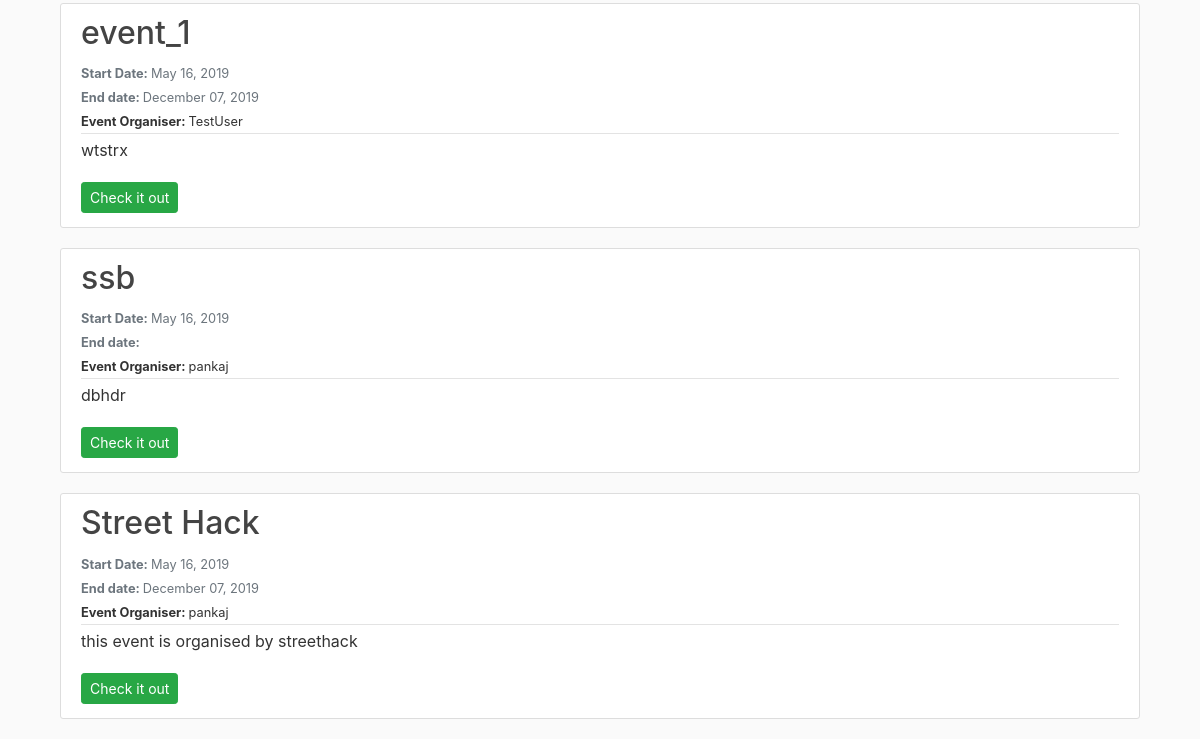
Page /home/ (lower part) on the earlier database version.
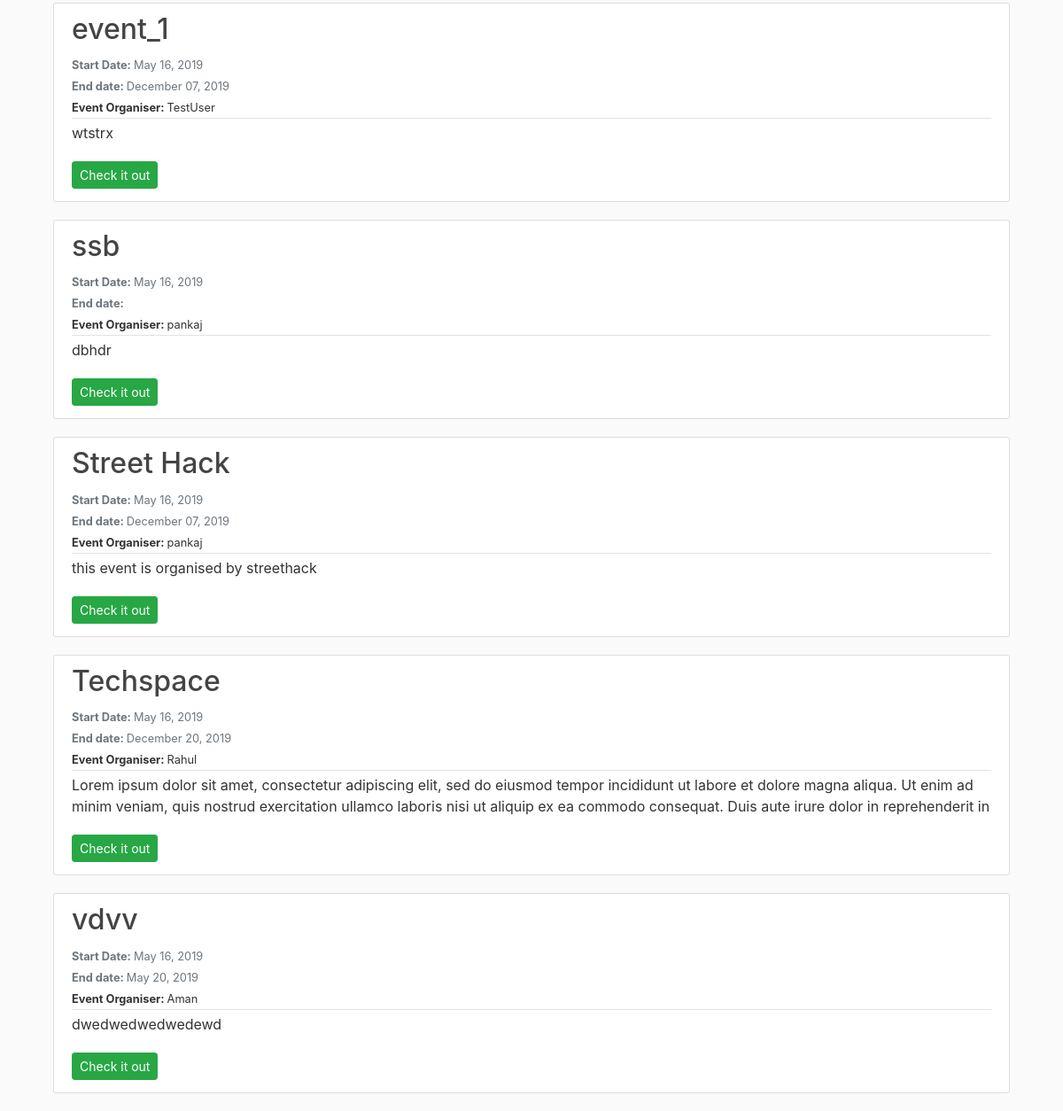
Same page on the later database version.
### ehandler/models.py (models this page shows, shortened)
class Event(models.Model):
    ename = models.CharField(max_length=100, verbose_name="Event Title")
    econtent = models.TextField(verbose_name="Event Details")
    edate = models.DateTimeField(verbose_name="Event Start date (YY-MM-DD)")
    eenddate = models.DateTimeField(
        verbose_name="Event End date (YY-MM-DD)")
    eowner = models.ForeignKey(User, on_delete=models.CASCADE)
    eattendees = models.ManyToManyField(
        User, related_name='attendees')
    ecode = models.CharField(max_length=120, blank=True)
    ehelpers = models.ManyToManyField(User, related_name='helpers')

### ehandler/views.py (the view)
# urls.py: path('', EventListView.as_view(), name='ehandler-home'),
class EventListView(ListView):
    model = Event
    template_name = 'ehandler/home.html'
    context_object_name = 'events'
    ordering = ['-edate']

### ehandler/templates/ehandler/home.html (shortened to what this page needs)
{% extends "ehandler/base.html" %}
{% block content %}
<br>
<div class="container">
    {% for event in events %}
    {% if event.eowner != user %}
    <article class="media content-section">
        <div class="media-body">
            <h2><a class="article-title" href="{% url 'ehandler:event-detail' event.id %}">{{ event.ename }}</a>
            </h2>
            <div class="article-metadata">
                <small class="text-muted"><strong>Start Date: </strong>{{ event.edate|date:"F d, Y" }} </small><br>
                <small class="text-muted"><strong>End date: </strong>{{ event.eenddate|date:"F d, Y" }}</small><br>
                <small class="mr-2" href="#"><strong>Event Organiser: </strong>{{ event.eowner }}</small>
            </div>
            <p class="article-content">{{ event.econtent }}</p>
            <a class="btn btn-success btn-sm mt-1 mb-1" href="{% url 'ehandler:event-detail' event.id %}"
                role="button">Check it out</a>
        </div>
    </article>
    {% endif %}
    {% endfor %}
</div>
{% endblock content %}

Differences in the rows shown:
added Event: ename "Techspace", edate "May 16, 2019", eenddate "December 20, 2019", eowner "Rahul", econtent "Lorem ipsum dolor sit amet, consectetur adipiscing elit, sed do eiusmod tempor incididunt ut labore et dolore magna aliqua. Ut enim ad minim veniam, quis nostrud exercitation ullamco laboris nisi ut aliquip ex ea commodo consequat. Duis aute irure dolor in reprehenderit in"
added Event: ename "vdvv", edate "May 16, 2019", eenddate "May 20, 2019", eowner "Aman", econtent "dwedwedwedwedewd"
